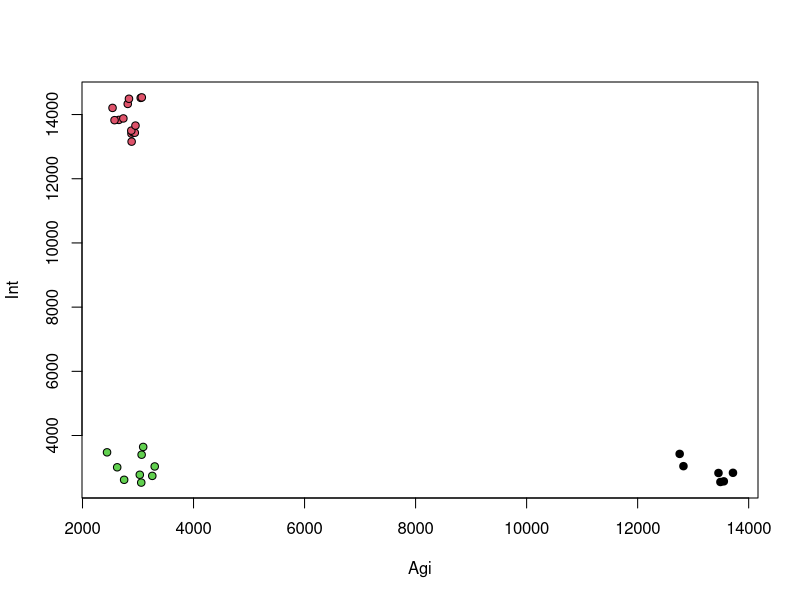

Here is the R script that generated this plot:
## ---- chunk 1
knitr::opts_chunk$set(echo = TRUE, dev.args=list(bg="transparent"))
knitr::opts_knit$set(rooo.dir="~/Web/blog/_slides/2018/dry-lab")
## ---- chunk 2
heroes <- read.csv("heroes.txt", row.names=1, stringsAsFactors=FALSE)
plot(Int ~ Agi, data=heroes, col="black", bg=as.factor(Main), pch=21)
## ---- chunk 3
md5 <- read.csv("CMB1-2018-md5.tsv", sep="", stringsAsFactors=FALSE)
delivery <- read.delim("CMB1-2018-log.txt", header=FALSE,
                       stringsAsFactors=FALSE)
colnames(delivery) <- c("event", "md5", "ext", "datetime","email",
                        "filename", "mesg_id")
delivery$when <- strptime(delivery$datetime, 
                          format="%a, %e %b %Y %H:%M:%S %z")
combined <- merge(delivery, md5)[, c("number","event","when")]
combined$secs <- combined$when - min(combined$when)
## ---- chunk 4
library(reshape2)
pivot <- acast(combined, number~event, fun.aggregate = min,
               value.var = "secs")
delivery_delay <- sweep(pivot, 2, apply(pivot, 2, min))
delivered <- data.frame(Numara=rownames(delivery_delay),
                        1 - is.infinite(delivery_delay))
delivery_delay <- data.frame(Numara=rownames(delivery_delay),
                             1 - is.infinite(delivery_delay))
## ---- chunk 5
# midterm <- read.csv("CMB1-2018 - Midterm.csv", skip = 2, stringsAsFactors = FALSE)
library(readr)
midterm <- read_csv("CMB1-2018 - Midterm.csv", skip = 2)[1:63,]
colnames(midterm)[19] = "avg"
## ---- chunk 6
attendance <- read_csv("CMB1-2018 - Summary.csv", 
    col_types = cols(`%` = col_skip(), Sıra = col_skip()),
    skip = 2, n_max=70)[,-(15:28)]
## ---- chunk 7
m <- merge(midterm[, c("Numara", "avg")], attendance[,-(1:2)])
m <- merge(m, delivered, all.x = TRUE)
m[is.na(m)]  <- 0
